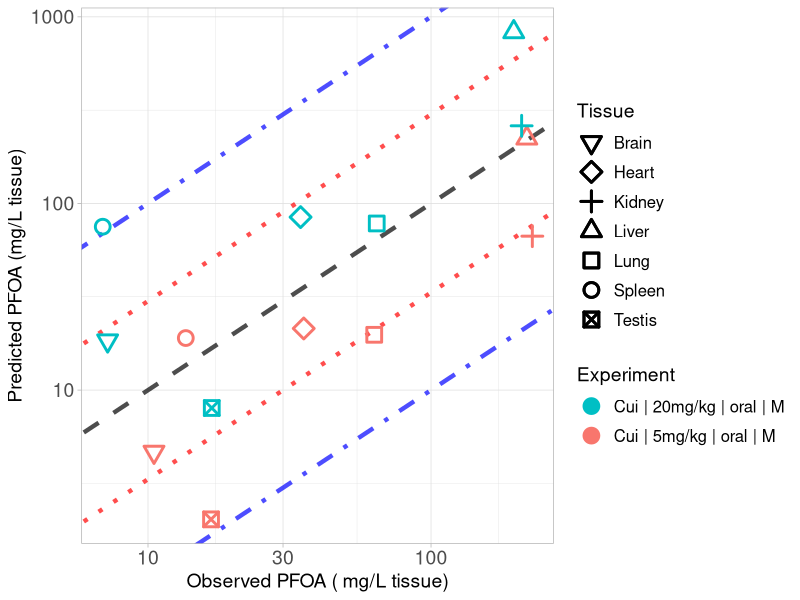

Source code (R):
library(ggplot2)

#setwd("C:/Users/ptsir/Documents/GitHub/PFAS_PBK_models/PFOA inhalation Rat/Validation/Validation_results")
setwd("C:/Users/dpjio/Documents/GitHub/PFAS_PBK_models/PFOA inhalation Rat/Validation/Results of Scenarios Validation/Scenario_5")

# Load Results 
Cui_results <- read.csv("Cui_2008_results.csv", header = T)
Cui_low <- Cui_results[Cui_results$Dose == 5, ]
Cui_low$Experiment <- "Cui | 5mg/kg | oral | M"
Cui_high <- Cui_results[Cui_results$Dose == 20, ]
Cui_high$Experiment <- "Cui | 20mg/kg | oral | M"
# 
Tissue_markers <-  c(0:10,14)
names(Tissue_markers) <- c( "Lung",   "Spleen",  "Liver",   "Kidney", "Plasma", "Heart",
                            "Brain","Testis", "Stomach", "Intestines", "Carcass")

Experiment <- scales::hue_pal()(2)

names(Experiment) <- unique(c(Cui_low$Experiment, Cui_high$Experiment))



scatter_plot <- ggplot()+
  geom_abline(intercept = log10(1), slope = 1, linetype = "dashed", color = "black", linewidth = 1.5, alpha = 0.7) +  # Identity line in log10 scale
  geom_abline(intercept = log10(3), slope = 1, linetype = "dotted", color = "red", linewidth = 1.5, alpha = 0.7) +  # +3-fold error line
  geom_abline(intercept = log10(1/3), slope = 1, linetype = "dotted", color = "red", linewidth = 1.5, alpha = 0.7) +  # -3-fold error line
  geom_abline(intercept = log10(10), slope = 1, linetype = "dotdash", color = "blue", linewidth = 1.5, alpha = 0.7) +  # +10-fold error line
  geom_abline(intercept = log10(1/10), slope = 1, linetype = "dotdash", color = "blue", linewidth = 1.5, alpha = 0.7) +  # -10-fold error line
  geom_point(data = Cui_low, aes(x=Observed, y=Predicted, color = Experiment, shape = Tissue), size=4, stroke = 1.5)+
  geom_point(data = Cui_high, aes(x=Observed, y=Predicted, color = Experiment, shape = Tissue), size=4, stroke = 1.5)+
  scale_y_log10()+
  scale_x_log10()+
  scale_color_manual(values = Experiment)+
  theme(legend.spacing.y = unit(1, 'cm')) +
  guides(fill = guide_legend(byrow = TRUE))+
  scale_shape_manual(values = Tissue_markers)+
  theme_light()+
  labs(y = "Predicted PFOA (mg/L tissue)",
       x = "Observed PFOA ( mg/L tissue)")+
  theme(plot.title = element_text(hjust = 0.5),
        legend.key.size = unit(0.75, 'cm'),  
        legend.title = element_text(size=14),
        legend.text = element_text(size=12,  hjust = 0),
        axis.text = element_text(size = 14),
        axis.title = element_text(size = 14),
        )

#print(scatter_plot)

ggsave("validation_plot_PFOA_tissues.png", scatter_plot, width = 11, height = 7, units = "in", dpi = 300)
